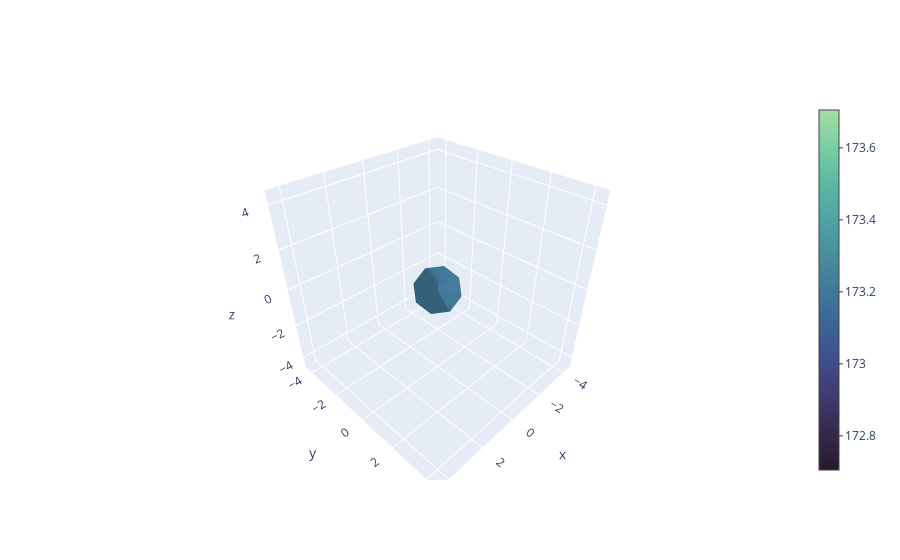

Here is the notebook cell this chart was saved with:
### Code cell
x, y, z = np.meshgrid(np.arange(-0.8, 1, 0.2),
                      np.arange(-0.8, 1, 0.2),
                      np.arange(-0.8, 1, 0.8))


u = np.sin(np.pi * x) * np.cos(np.pi * y) * np.cos(np.pi * z)
v = -np.cos(np.pi * x) * np.sin(np.pi * y) * np.cos(np.pi * z)
w = (np.sqrt(2.0 / 3.0) * np.cos(np.pi * x) * np.cos(np.pi * y) *
     np.sin(np.pi * z))

x, y, z, u, v, w = list(map(lambda x: x.flatten(), [x, y, z, u, v, w]))

pl_deep = [[0.0, 'rgb(39, 26, 44)'],
           [0.1, 'rgb(53, 41, 74)'],
           [0.2, 'rgb(63, 57, 108)'],
           [0.3, 'rgb(64, 77, 139)'],
           [0.4, 'rgb(61, 99, 148)'],
           [0.5, 'rgb(65, 121, 153)'],
           [0.6, 'rgb(72, 142, 157)'],
           [0.7, 'rgb(80, 164, 162)'],
           [0.8, 'rgb(92, 185, 163)'],
           [0.9, 'rgb(121, 206, 162)'],
           [1.0, 'rgb(165, 222, 166)']]

fig = go.Figure()
fig.add_trace(go.Cone(
              x=[0],
              y=[0],
              z=[0],
              u=[100],
              v=[100],
              w=[100],
              sizemode='scaled',
              sizeref=0.025, #this is the default value,
              showscale=True,
              colorscale=pl_deep, 
              colorbar=dict(thickness=20, ticklen=4), 
              anchor='tail'
))
fig.show()

### Figure 1 — Plotly figure (JSON) as saved in the notebook; plotly's stock layout.template omitted (floating-point values rounded to 4 significant figures)
{"data": [{"anchor": "tail", "colorbar": {"thickness": 20, "ticklen": 4}, "colorscale": [[0, "rgb(39, 26, 44)"], [0.1, "rgb(53, 41, 74)"], [0.2, "rgb(63, 57, 108)"], [0.3, "rgb(64, 77, 139)"], [0.4, "rgb(61, 99, 148)"], [0.5, "rgb(65, 121, 153)"], [0.6, "rgb(72, 142, 157)"], [0.7, "rgb(80, 164, 162)"], [0.8, "rgb(92, 185, 163)"], [0.9, "rgb(121, 206, 162)"], [1, "rgb(165, 222, 166)"]], "showscale": true, "sizemode": "scaled", "sizeref": 0.025, "type": "cone", "u": [100], "v": [100], "w": [100], "x": [0], "y": [0], "z": [0]}], "layout": {}}
